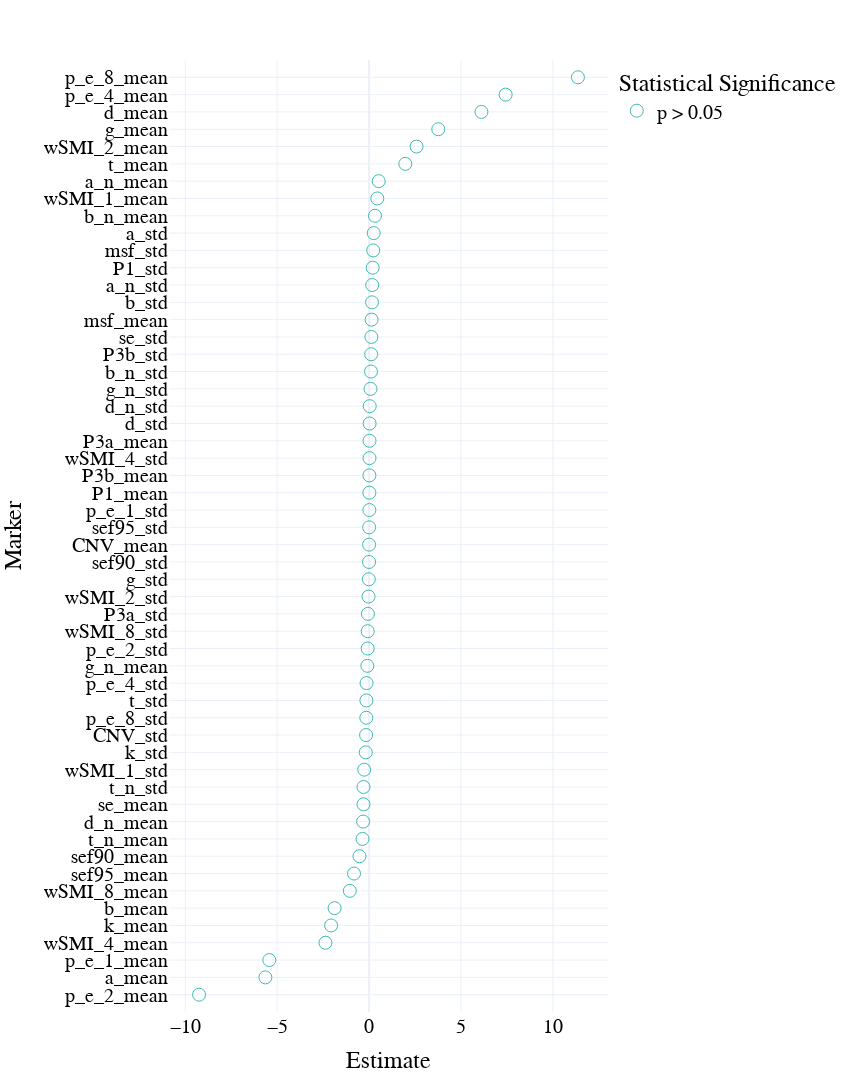

The code cell stored with this chart in its notebook:
### Code cell
mw_glmm = pd.read_csv(os.path.join(results_path, 'univariate_glmm_mw.csv'))

# segment_mw_roc = segment_mw_roc.sort_values(by = 'AUC', ascending = False).head(10).append(segment_mw_roc.sort_values(by = 'AUC', ascending = False).tail(10))

fig = px.scatter(mw_glmm.sort_values(by = 'Estimate'),x = 'Estimate', y = 'Marker', template = "plotly_white", symbol = 'significant', 
                 symbol_sequence = ['circle-open','circle','hexagram' ],
#                  color = 'significant',
                 color_discrete_sequence = [lblue, green,orange, pink], 
                 
                 category_orders = {'significant': ['p > 0.05','p < 0.05 uncorrected', 'p < 0.05 FDR corrected']},
                 labels = {'AUC': 'sTUT>dTUT              sTUT<dTUT', 'significant': 'Statistical Significance', 'markers':''}
                )
# fig.add_vline(x=0.5, line_width=3, line_dash="dash", line_color="grey")
fig.update_traces(marker=dict(size = 13))

fig.update_layout(
    width=850,
    height=1300,
#     autosize = True, 
    template = 'plotly_white',
        font=dict(
        family="Times new roman",
        size=20,
        color="black"
    ),
    xaxis = dict(
            visible=True,
            tickfont = {"size": 20},
        ),
    yaxis = dict(
        tickfont = {"size": 20},
        autorange = False,    
        automargin = True,
        range = [-1,len(mw_glmm)],
        dtick = 1
        ),
    showlegend=True, 

)

fig.show()

fig.write_image(os.path.join(fig_path,'univariate_glmm_mw_estimate.png'))
fig.write_image(os.path.join(fig_path,'univariate_glmm_mw_estimate.pdf'))
fig.write_html(os.path.join(fig_path,'univariate_glmm_mw_estimate.html'))

### Figure 1 — Plotly figure (JSON) as saved in the notebook; plotly's stock layout.template omitted (floating-point values rounded to 4 significant figures)
{"data": [{"hovertemplate": "Statistical Significance=p > 0.05<br>Estimate=%{x}<br>Marker=%{y}<extra></extra>", "legendgroup": "p > 0.05", "marker": {"color": "#42B9B2", "size": 13, "symbol": "circle-open"}, "mode": "markers", "name": "p > 0.05", "orientation": "h", "showlegend": true, "type": "scatter", "x": [-9.248, -5.641, -5.428, -2.372, -2.066, -1.877, -1.048, -0.8178, -0.5214, -0.3567, -0.3227, -0.3023, -0.3015, -0.2652, -0.1788, -0.1618, -0.1504, -0.1466, -0.1367, -0.0942, -0.07562, -0.07308, -0.0626, -0.02736, -0.013, -0.001357, 0.001787, 0.002771, 0.01638, 0.01742, 0.01776, 0.02343, 0.0244, 0.03087, 0.03546, 0.07971, 0.104, 0.115, 0.1254, 0.1374, 0.1619, 0.1709, 0.198, 0.2244, 0.2526, 0.3214, 0.4474, 0.5249, 1.971, 2.584, 3.765, 6.113, 7.43, 11.36], "xaxis": "x", "y": ["p_e_2_mean", "a_mean", "p_e_1_mean", "wSMI_4_mean", "k_mean", "b_mean", "wSMI_8_mean", "sef95_mean", "sef90_mean", "t_n_mean", "d_n_mean", "se_mean", "t_n_std", "wSMI_1_std", "k_std", "CNV_std", "p_e_8_std", "t_std", "p_e_4_std", "g_n_mean", "p_e_2_std", "wSMI_8_std", "P3a_std", "wSMI_2_std", "g_std", "sef90_std", "CNV_mean", "sef95_std", "p_e_1_std", "P1_mean", "P3b_mean", "wSMI_4_std", "P3a_mean", "d_std", "d_n_std", "g_n_std", "b_n_std", "P3b_std", "se_std", "msf_mean", "b_std", "a_n_std", "P1_std", "msf_std", "a_std", "b_n_mean", "wSMI_1_mean", "a_n_mean", "t_mean", "wSMI_2_mean", "g_mean", "d_mean", "p_e_4_mean", "p_e_8_mean"], "yaxis": "y"}], "layout": {"font": {"color": "black", "family": "Times new roman", "size": 20}, "height": 1300, "legend": {"title": {"text": "Statistical Significance"}, "tracegroupgap": 0}, "margin": {"t": 60}, "showlegend": true, "width": 850, "xaxis": {"anchor": "y", "domain": [0, 1], "tickfont": {"size": 20}, "title": {"text": "Estimate"}, "visible": true}, "yaxis": {"anchor": "x", "automargin": true, "autorange": false, "domain": [0, 1], "dtick": 1, "range": [-1, 54], "tickfont": {"size": 20}, "title": {"text": "Marker"}}}}
